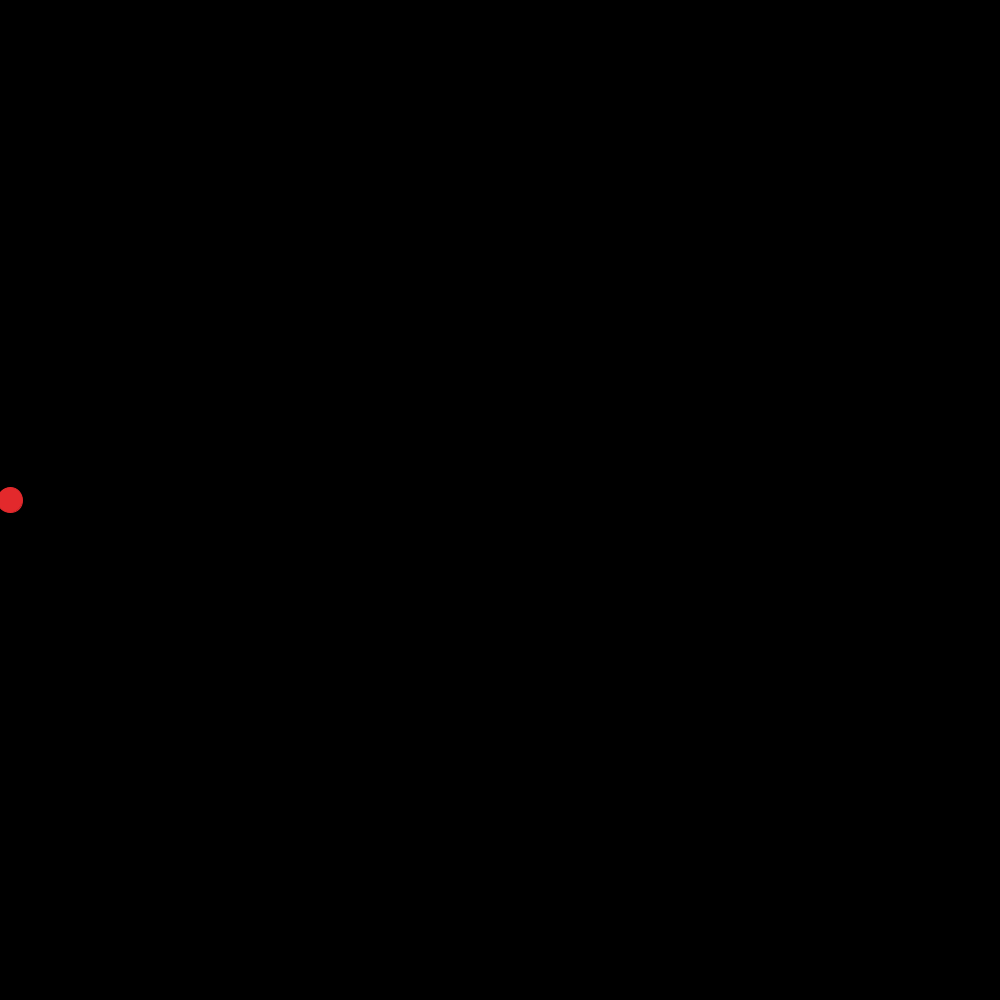
Frame 1 (no input)
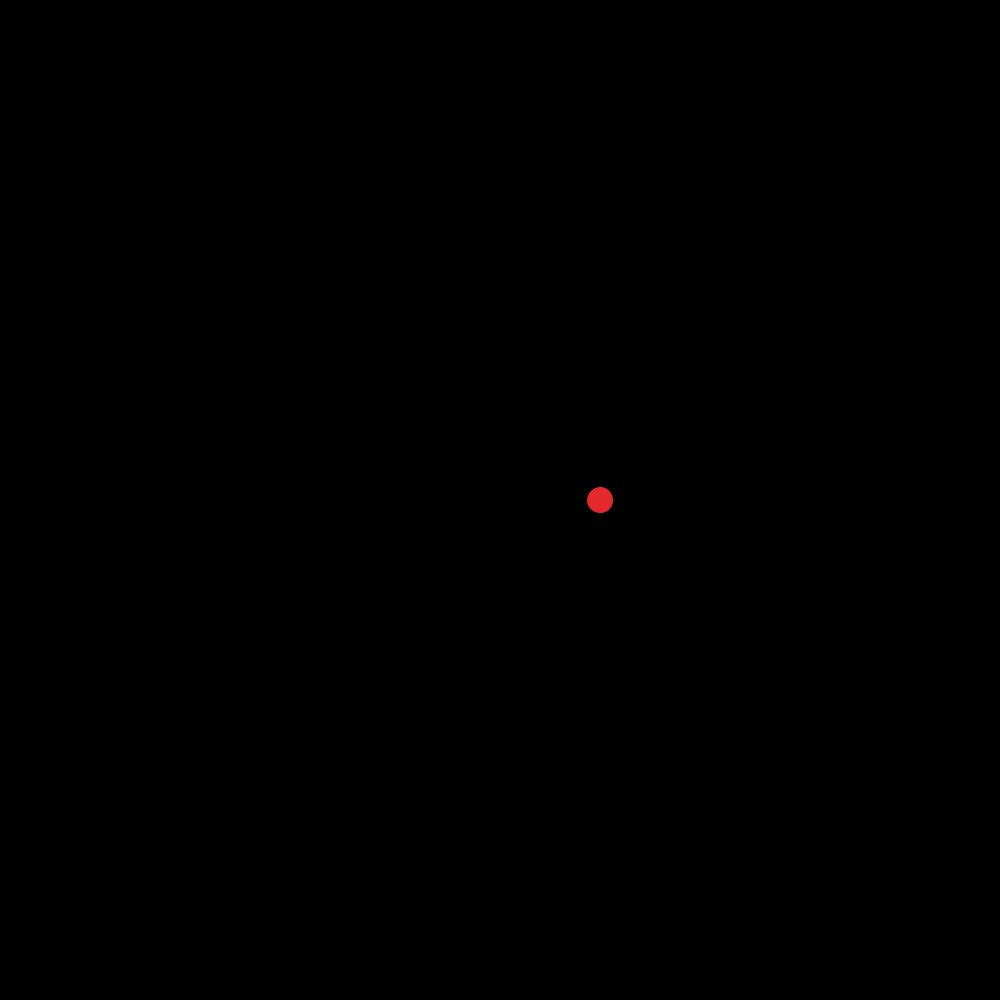
Frame 60 (the mouse pressed at the canvas centre just before this capture)
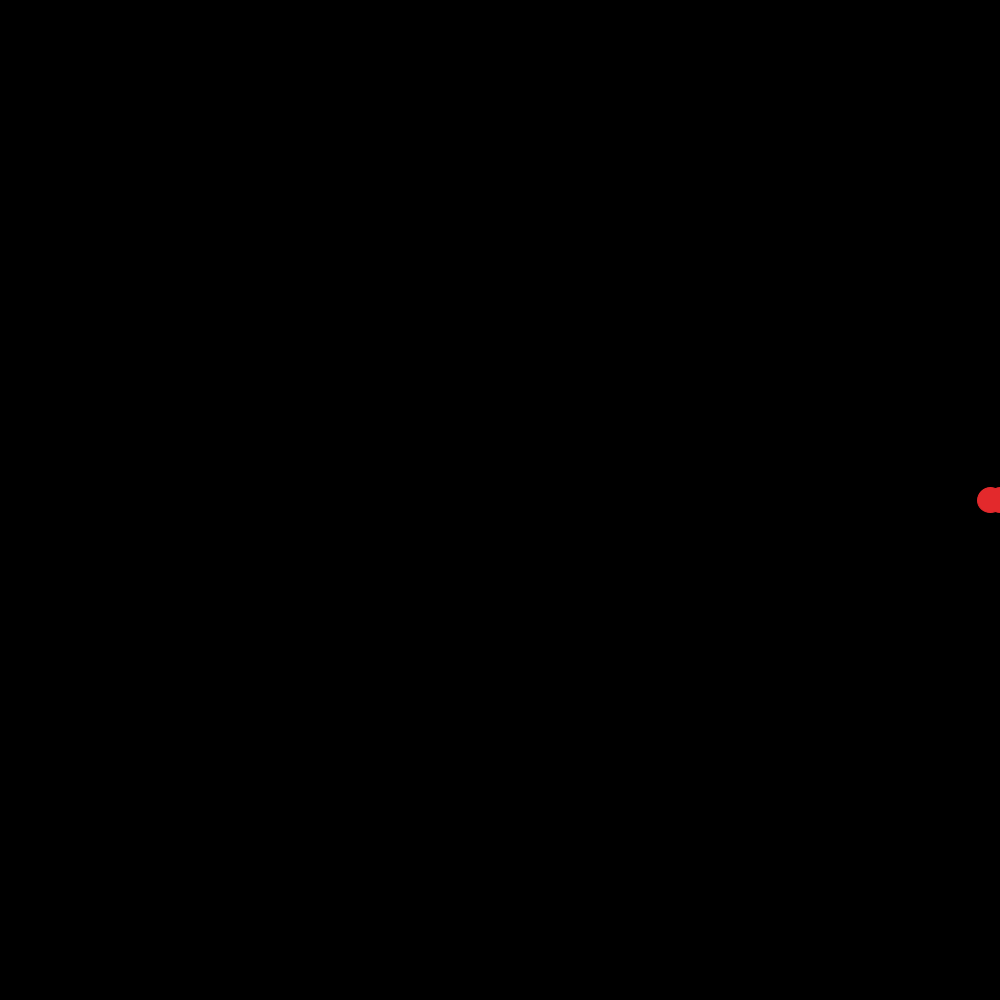
Frame 120 (the mouse held since frame 60 and released just before this capture)

The Processing sketch that drew these frames (run headless with seeded random() and noise(); from frame 60 on, the mouse is pressed at the canvas centre):

// Processing sketch: Pong
// ── Pong.pde
int x;
void setup(){
size(1000,1000);
background(0);
}

void draw(){
  fill(#E3292C);
  stroke(#E3292C);
  background(0);
  ellipse(x+=10,500,25,25);
  if(x>=1000){
    
    ellipse(x-=10,500,25,25);
  }
}
//on number 6
